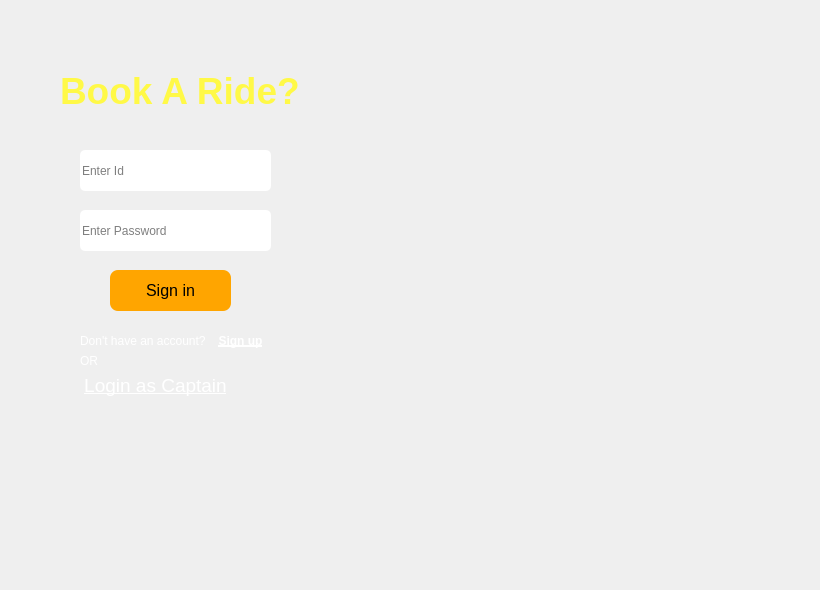
    <widget class="QWidget" name="loginpass">
     <widget class="QLabel" name="label">
      <property name="geometry">
       <rect>
        <x>60</x>
        <y>50</y>
        <width>261</width>
        <height>81</height>
       </rect>
      </property>
      <property name="font">
       <font>
        <pointsize>28</pointsize>
        <weight>75</weight>
        <bold>true</bold>
       </font>
      </property>
      <property name="styleSheet">
       <string notr="true">color: rgb(255, 255, 0);
color: rgb(255, 249, 71);</string>
      </property>
      <property name="text">
       <string>Book A Ride?</string>
      </property>
     </widget>
     <widget class="QLabel" name="label_12">
      <property name="geometry">
       <rect>
        <x>80</x>
        <y>330</y>
        <width>161</width>
        <height>21</height>
       </rect>
      </property>
      <property name="font">
       <font>
        <pointsize>9</pointsize>
       </font>
      </property>
      <property name="styleSheet">
       <string>color: rgb(244, 59, 87);
color: rgb(255, 255, 255);

</string>
      </property>
      <property name="text">
       <string>Don't have an account?</string>
      </property>
     </widget>
     <widget class="QPushButton" name="passengerloginbtn">
      <property name="geometry">
       <rect>
        <x>110</x>
        <y>270</y>
        <width>121</width>
        <height>41</height>
       </rect>
      </property>
      <property name="font">
       <font>
        <pointsize>12</pointsize>
       </font>
      </property>
      <property name="styleSheet">
       <string notr="true">background-color: orange;
border-radius: 8px;
border-color: black;
</string>
      </property>
      <property name="text">
       <string>Sign in</string>
      </property>
     </widget>
     <widget class="QPushButton" name="passengersignupbtn">
      <property name="enabled">
       <bool>true</bool>
      </property>
      <property name="geometry">
       <rect>
        <x>210</x>
        <y>320</y>
        <width>61</width>
        <height>41</height>
       </rect>
      </property>
      <property name="font">
       <font>
        <pointsize>9</pointsize>
        <weight>75</weight>
        <bold>true</bold>
        <underline>true</underline>
       </font>
      </property>
      <property name="cursor">
       <cursorShape>ArrowCursor</cursorShape>
      </property>
      <property name="acceptDrops">
       <bool>false</bool>
      </property>
      <property name="autoFillBackground">
       <bool>false</bool>
      </property>
      <property name="styleSheet">
       <string notr="true">color: rgb(244, 59, 87);
color: rgb(255, 255, 255);

</string>
      </property>
      <property name="text">
       <string>Sign up</string>
      </property>
      <property name="flat">
       <bool>true</bool>
      </property>
     </widget>
     <widget class="QPushButton" name="gotoownerbtn">
      <property name="enabled">
       <bool>true</bool>
      </property>
      <property name="geometry">
       <rect>
        <x>70</x>
        <y>370</y>
        <width>171</width>
        <height>31</height>
       </rect>
      </property>
      <property name="font">
       <font>
        <pointsize>14</pointsize>
        <underline>true</underline>
       </font>
      </property>
      <property name="cursor">
       <cursorShape>ArrowCursor</cursorShape>
      </property>
      <property name="acceptDrops">
       <bool>false</bool>
      </property>
      <property name="autoFillBackground">
       <bool>false</bool>
      </property>
      <property name="styleSheet">
       <string notr="true">color: rgb(244, 59, 87);
color: rgb(255, 255, 255);

</string>
      </property>
      <property name="text">
       <string>Login as Captain</string>
      </property>
      <property name="flat">
       <bool>true</bool>
      </property>
     </widget>
     <widget class="QLabel" name="label_14">
      <property name="geometry">
       <rect>
        <x>80</x>
        <y>350</y>
        <width>31</width>
        <height>21</height>
       </rect>
      </property>
      <property name="font">
       <font>
        <pointsize>9</pointsize>
       </font>
      </property>
      <property name="styleSheet">
       <string>color: rgb(244, 59, 87);
color: rgb(255, 255, 255);

</string>
      </property>
      <property name="text">
       <string>OR</string>
      </property>
     </widget>
     <widget class="QLabel" name="label_2">
      <property name="geometry">
       <rect>
        <x>470</x>
        <y>100</y>
        <width>271</width>
        <height>271</height>
       </rect>
      </property>
      <property name="styleSheet">
       <string notr="true">color: rgb(255, 255, 255);
border-image: url(:/newPrefix/car.png);
</string>
      </property>
      <property name="text">
       <string/>
      </property>
     </widget>
     <widget class="QLabel" name="label_3">
      <property name="geometry">
       <rect>
        <x>-20</x>
        <y>-10</y>
        <width>811</width>
        <height>581</height>
       </rect>
      </property>
      <property name="styleSheet">
       <string notr="true">border-image: url(:/newPrefix/istockphoto-958693744-612x612.jpg);
</string>
      </property>
      <property name="text">
       <string/>
      </property>
     </widget>
     <widget class="QLabel" name="label_72">
      <property name="geometry">
       <rect>
        <x>280</x>
        <y>210</y>
        <width>241</width>
        <height>31</height>
       </rect>
      </property>
      <property name="font">
       <font>
        <pointsize>9</pointsize>
       </font>
      </property>
      <property name="styleSheet">
       <string notr="true">color: rgb(255, 255, 255);
</string>
      </property>
      <property name="text">
       <string/>
      </property>
     </widget>
     <widget class="QLineEdit" name="passengerpassword">
      <property name="geometry">
       <rect>
        <x>80</x>
        <y>210</y>
        <width>191</width>
        <height>41</height>
       </rect>
      </property>
      <property name="autoFillBackground">
       <bool>false</bool>
      </property>
      <property name="styleSheet">
       <string notr="true">background-color: rgb(255, 255, 255);
border-radius: 5px;
border-color: black;
</string>
      </property>
      <property name="echoMode">
       <enum>QLineEdit::Password</enum>
      </property>
      <property name="placeholderText">
       <string>Enter Password</string>
      </property>
     </widget>
     <widget class="QLineEdit" name="passengerid">
      <property name="geometry">
       <rect>
        <x>80</x>
        <y>150</y>
        <width>191</width>
        <height>41</height>
       </rect>
      </property>
      <property name="autoFillBackground">
       <bool>false</bool>
      </property>
      <property name="styleSheet">
       <string notr="true">background-color: rgb(255, 255, 255);
border-radius: 5px;
border-color: black;
</string>
      </property>
      <property name="echoMode">
       <enum>QLineEdit::Normal</enum>
      </property>
      <property name="placeholderText">
       <string>Enter Id</string>
      </property>
     </widget>
     <zorder>label_3</zorder>
     <zorder>label_12</zorder>
     <zorder>passengerloginbtn</zorder>
     <zorder>passengersignupbtn</zorder>
     <zorder>gotoownerbtn</zorder>
     <zorder>label_14</zorder>
     <zorder>label_2</zorder>
     <zorder>label</zorder>
     <zorder>label_72</zorder>
     <zorder>passengerpassword</zorder>
     <zorder>passengerid</zorder>
    </widget>
